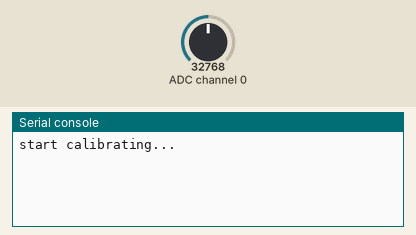
Bench run of a program on a simulated CircuitPython board. On the bench: the last lines printed to the serial console. Inputs (shaded band) come from the test bench; at power-on: ADC channel 0 = 32768 (analog values on the 0–65535 scale).

Above: at 1.2 s.
1.3 s: ADC channel 0 set to 45874
At 2.8 s:
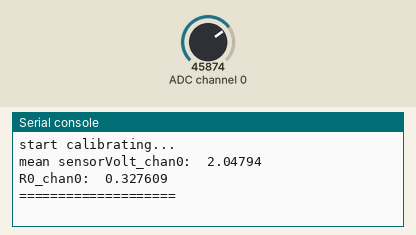
3.5 s: ADC channel 0 set to 57670
At 5.7 s:
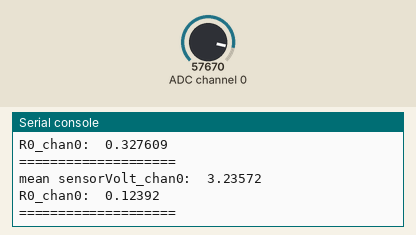
Timing chart, 0 to 7.2 s (numbered marks = the images above; inputs shaded):
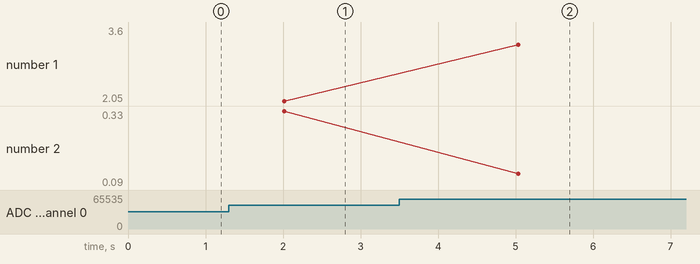

Measured:
- after the input at 3.5 s, the serial console: prints a new line after 1.5 s (image 2)
- plotted number 1: 2.05 → 3.6 after the input at 3.5 s
- plotted number 2: 0.33 → 0.09 after the input at 3.5 s

The program:

mq4_calibration.py
```python
import time
import board
import busio
import adafruit_ads1x15.ads1115 as ADS
from adafruit_ads1x15.analog_in import AnalogIn

# Create the I2C bus
i2c = busio.I2C(board.SCL, board.SDA)

# Create the ADC object using the I2C bus
ads = ADS.ADS1115(i2c)
ads.gain = 1 # Full-scale Range +/- 4.096V

# Create single-ended input on channel 0
chan0 = AnalogIn(ads, ADS.P0)
#chan1 = AnalogIn(ads, ADS.P1)
# Create differential input between channel 0 and 1
#chan = AnalogIn(ads, ADS.P0, ADS.P1)

#print("{:>5}\t{:>5}".format('raw', 'v'))
RL = 1 #RL = 1kOhm
print("start calibrating...")
while True:
    #print("{:>5}\t{:>5.5f}".format(chan.value, chan.voltage))
    sensorVolt_chan0 = 0
    #sensorVolt_chan1 = 0
    for i in range(2):
        sensorVolt_chan0 += chan0.voltage
#        print(chan0.voltage)
        #sensorVolt_chan1 += chan1.voltage
#        print(chan1.voltage)
        time.sleep(1)
    sensorVolt_chan0 /= 2
    #sensorVolt_chan1 /= 50
    print("mean sensorVolt_chan0: ", sensorVolt_chan0)
    #print("mean sensorVolt_chan1: ", sensorVolt_chan1)
    RS_air_chan0 = ((5*RL) / sensorVolt_chan0) - RL
    #RS_air_chan1 = ((5*RL) / sensorVolt_chan1) - RL
    R0_chan0 = RS_air_chan0 / 4.4
    #R0_chan1 = RS_air_chan1 / 4.4
    print("R0_chan0: ", R0_chan0)
    #print("R0_chan1: ", R0_chan1)
    print("====================")
    time.sleep(1)
```
